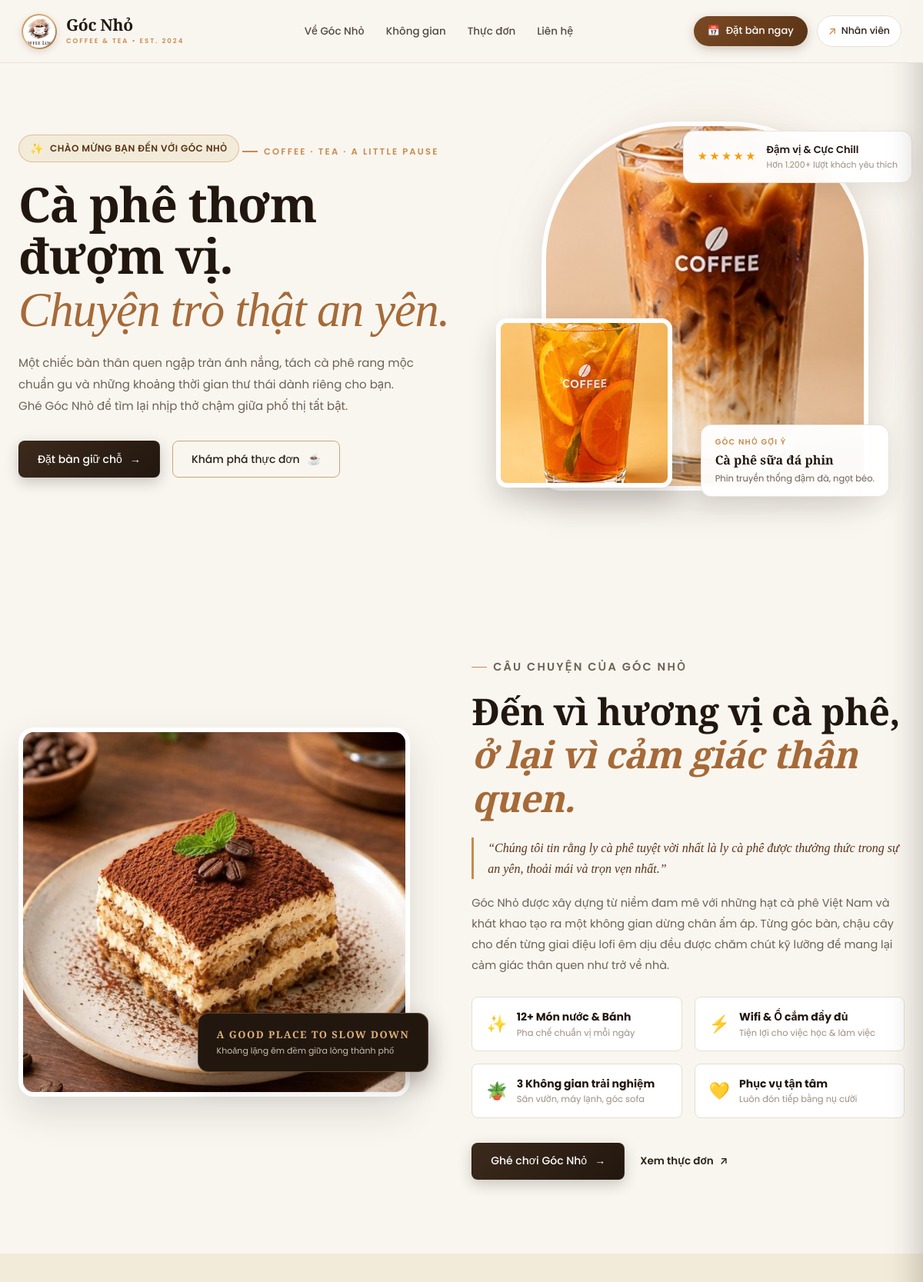
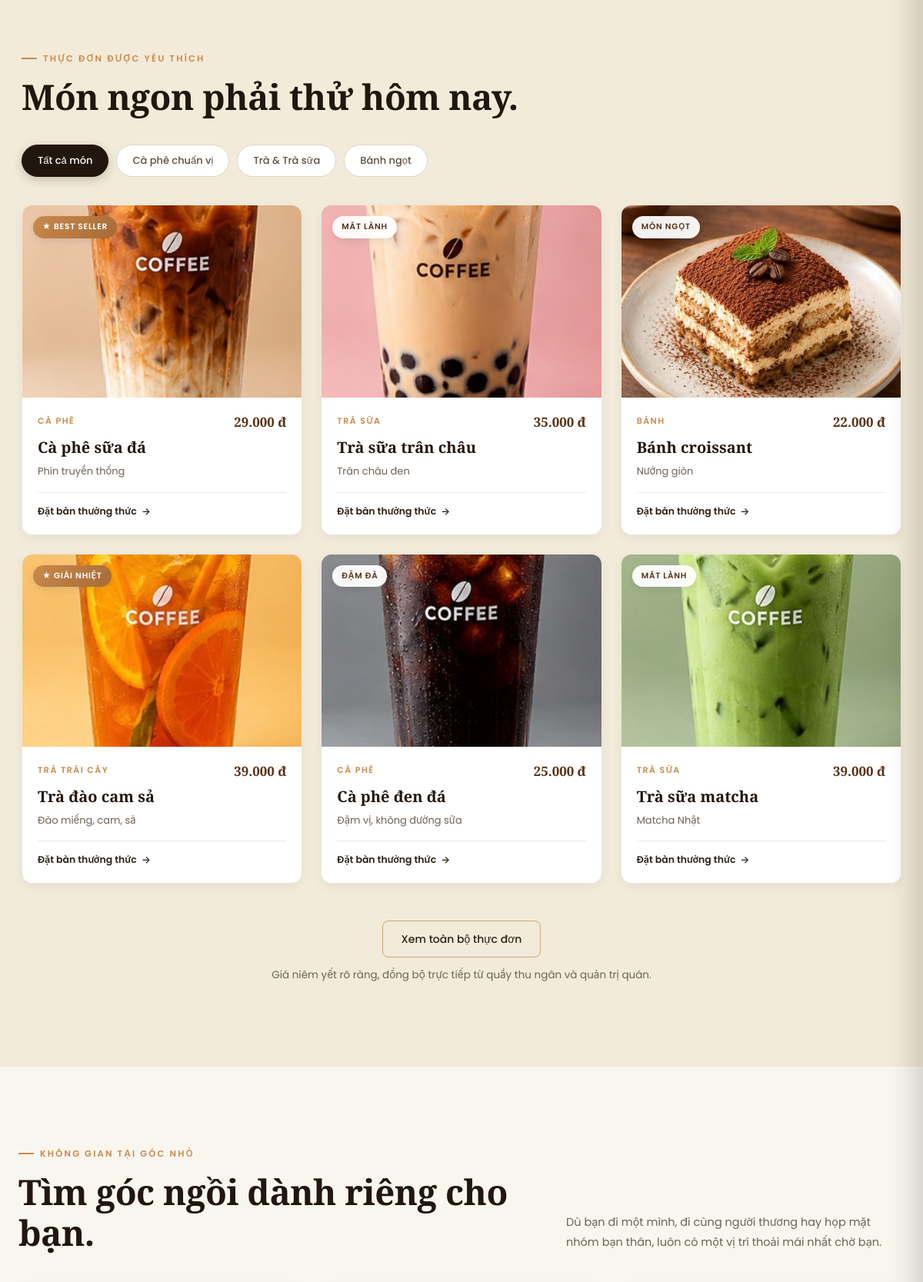
The page / (upper part) on the database its author committed (2 pictures, top to bottom).
### tables this page shows
CREATE TABLE IF NOT EXISTS menu_items (
  item_id INT UNSIGNED AUTO_INCREMENT PRIMARY KEY,
  category_id INT UNSIGNED NOT NULL,
  item_name VARCHAR(150) NOT NULL,
  description VARCHAR(255) NULL,
  price INT UNSIGNED NOT NULL,
  image MEDIUMTEXT NULL,
  is_hidden TINYINT(1) NOT NULL DEFAULT 0,
  is_sold_out TINYINT(1) NOT NULL DEFAULT 0,
  stock INT UNSIGNED NOT NULL DEFAULT 0,
  min_stock INT UNSIGNED NOT NULL DEFAULT 10,
  UNIQUE KEY uq_cat_name (category_id, item_name),
  FOREIGN KEY (category_id) REFERENCES categories(category_id)
);

CREATE TABLE IF NOT EXISTS categories (
  category_id INT UNSIGNED AUTO_INCREMENT PRIMARY KEY,
  category_name VARCHAR(100) NOT NULL UNIQUE,
  has_options TINYINT(1) NOT NULL DEFAULT 1
);

### pages/home/index.php (the view, shortened to what the rows shown need)
<?php
$brandName = setting('brand_name', 'Góc Nhỏ');
function get_cat_filter($catName) {
    $low = mb_strtolower((string) $catName, 'UTF-8');
    if (strpos($low, 'cà phê') !== false || strpos($low, 'cafe') !== false || strpos($low, 'coffee') !== false) return 'coffee';
    if (strpos($low, 'trà') !== false || strpos($low, 'tea') !== false) return 'tea';
    if (strpos($low, 'bánh') !== false || strpos($low, 'cake') !== false || strpos($low, 'bakery') !== false) return 'bakery';
    return 'other';
}
function get_item_badge($index, $catFilter, $price) {
    if ($index === 0) return array('★ BEST SELLER', 'best-seller');
    if ($catFilter === 'coffee') return array('ĐẬM ĐÀ', '');
    if ($catFilter === 'tea' && $index === 3) return array('★ GIẢI NHIỆT', 'best-seller');
    if ($catFilter === 'tea') return array('MÁT LÀNH', '');
    if ($catFilter === 'bakery') return array('MÓN NGỌT', '');
    return array('ĐƯỢC YÊU THÍCH', '');
}
?>
<main>
    <section class="landing-hero" id="hero">
        <div class="landing-copy">
            <h1><?= e(setting('hero_title', 'Cà phê thơm đượm vị.')) ?><br><em><?= e(setting('hero_subtitle', 'Chuyện trò thật an yên.')) ?></em></h1>
        </div>
    </section>
    <section class="story-section" id="story">
        <div class="story-copy">
            <h2><?= e(setting('story_title', 'Đến vì hương vị cà phê,')) ?><br><em><?= e(setting('story_subtitle', 'ở lại vì cảm giác thân quen.')) ?></em></h2>
        </div>
    </section>
    <section class="menu-section" id="menu">
        <div class="section-heading">
            <div>
                <h2>Món ngon phải thử hôm nay.</h2>
            </div>
        </div>
        <div class="menu-cards-grid">
            <?php if (!empty($dbMenuItems)): ?>
                <?php foreach ($dbMenuItems as $idx => $item):
                    $catFilter = get_cat_filter($item['category_name']);
                    list($badgeText, $badgeClass) = get_item_badge($idx, $catFilter, (int) $item['price']);
                    $imgSrc = menu_item_image($item);
                ?>
                <article class="menu-card" data-category="<?= e($catFilter) ?>">
                    <div class="menu-photo">
                        <img src="<?= e($imgSrc) ?>" alt="<?= e($item['item_name']) ?>" loading="lazy">
                        <span class="menu-badge<?= $badgeClass ? ' ' . e($badgeClass) : '' ?>"><?= e($badgeText) ?></span>
                    </div>
                    <div class="menu-card-body">
                        <div class="menu-card-meta">
                            <span class="menu-card-cat"><?= e($item['category_name']) ?></span>
                            <strong class="menu-card-price"><?= money($item['price']) ?></strong>
                        </div>
                        <h3><?= e($item['item_name']) ?></h3>
                        <p class="menu-card-desc"><?= e(!empty($item['description']) ? $item['description'] : 'Món uống được pha chế chỉn chu, đậm đà chuẩn vị tại ' . $brandName . '.') ?></p>
                        <div class="menu-card-footer">
                            <a class="menu-order-btn" href="#booking">Đặt bàn thưởng thức <span aria-hidden="true">→</span></a>
                        </div>
                    </div>
                </article>
                <?php endforeach; ?>
            <?php endif; ?>
        </div>
    </section>
    <section class="space-section" id="space">
        <div class="section-heading">
            <div>
                <h2><?= e(setting('space_title', 'Tìm góc ngồi dành riêng cho bạn.')) ?></h2>
            </div>
        </div>
    </section>
</main>

### rows shown on the page
menu_items: shows a picture, badgeText "★ BEST SELLER", category.category_name "CÀ PHÊ", price "29.000 đ", item_name "Cà phê sữa đá", description "Phin truyền thống"
menu_items: shows a picture, badgeText "MÁT LÀNH", category.category_name "TRÀ SỮA", price "35.000 đ", item_name "Trà sữa trân châu", description "Trân châu đen"
menu_items: shows a picture, badgeText "MÓN NGỌT", category.category_name "BÁNH", price "22.000 đ", item_name "Bánh croissant", description "Nướng giòn"
menu_items: shows a picture, badgeText "★ GIẢI NHIỆT", category.category_name "TRÀ TRÁI CÂY", price "39.000 đ", item_name "Trà đào cam sả", description "Đào miếng, cam, sả"
menu_items: shows a picture, badgeText "ĐẬM ĐÀ", category.category_name "CÀ PHÊ", price "25.000 đ", item_name "Cà phê đen đá", description "Đậm vị, không đường sữa"
menu_items: shows a picture, badgeText "MÁT LÀNH", category.category_name "TRÀ SỮA", price "39.000 đ", item_name "Trà sữa matcha", description "Matcha Nhật"

### other values the page prints
$brandName "Góc Nhỏ"
$brandTagline "COFFEE & TEA • EST. 2024"
brand_text(setting('hero_badge', 'CHÀO MỪNG BẠN ĐẾN VỚI {BRAND}')) "CHÀO MỪNG BẠN ĐẾN VỚI GÓC NHỎ"
setting('hero_eyebrow', 'COFFEE · TEA · A LITTLE PAUSE') "COFFEE · TEA · A LITTLE PAUSE"
setting('hero_title', 'Cà phê thơm đượm vị.') "Cà phê thơm đượm vị."
setting('hero_subtitle', 'Chuyện trò thật an yên.') "Chuyện trò thật an yên."
setting('hero_rating_title', 'Đậm vị & Cực Chill') "Đậm vị & Cực Chill"
setting('hero_rating_note', 'Hơn 1.200+ lượt khách yêu thích') "Hơn 1.200+ lượt khách yêu thích"
mb_strtoupper($brandName, 'UTF-8') "GÓC NHỎ"
setting('hero_suggestion', 'Cà phê sữa đá phin') "Cà phê sữa đá phin"
setting('hero_suggestion_desc', 'Phin truyền thống đậm đà, ngọt béo.') "Phin truyền thống đậm đà, ngọt béo."
mb_strtoupper(e($brandName), 'UTF-8') "GÓC NHỎ"
setting('story_title', 'Đến vì hương vị cà phê,') "Đến vì hương vị cà phê,"
setting('story_subtitle', 'ở lại vì cảm giác thân quen.') "ở lại vì cảm giác thân quen."
$hl[0] "✨"
